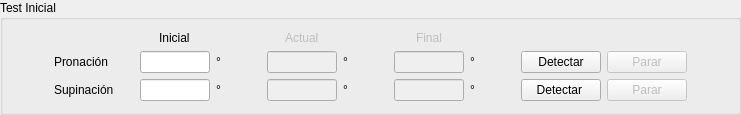
                       <widget class="QGroupBox" name="groupBox_14">
                        <property name="title">
                         <string>Test Inicial</string>
                        </property>
                        <layout class="QGridLayout" name="gridLayout_23">
                         <item row="3" column="0">
                          <spacer name="horizontalSpacer_10">
                           <property name="orientation">
                            <enum>Qt::Horizontal</enum>
                           </property>
                           <property name="sizeType">
                            <enum>QSizePolicy::Expanding</enum>
                           </property>
                           <property name="sizeHint" stdset="0">
                            <size>
                             <width>40</width>
                             <height>20</height>
                            </size>
                           </property>
                          </spacer>
                         </item>
                         <item row="3" column="3" alignment="Qt::AlignHCenter">
                          <widget class="QLineEdit" name="lineEdit_15">
                           <property name="sizePolicy">
                            <sizepolicy hsizetype="Fixed" vsizetype="Fixed">
                             <horstretch>0</horstretch>
                             <verstretch>0</verstretch>
                            </sizepolicy>
                           </property>
                           <property name="maximumSize">
                            <size>
                             <width>70</width>
                             <height>16777215</height>
                            </size>
                           </property>
                           <property name="alignment">
                            <set>Qt::AlignCenter</set>
                           </property>
                          </widget>
                         </item>
                         <item row="3" column="1">
                          <widget class="QLabel" name="label_32">
                           <property name="text">
                            <string>Supinación</string>
                           </property>
                          </widget>
                         </item>
                         <item row="2" column="13" alignment="Qt::AlignHCenter">
                          <widget class="QPushButton" name="pushButton_15">
                           <property name="sizePolicy">
                            <sizepolicy hsizetype="Preferred" vsizetype="Fixed">
                             <horstretch>0</horstretch>
                             <verstretch>0</verstretch>
                            </sizepolicy>
                           </property>
                           <property name="maximumSize">
                            <size>
                             <width>16777215</width>
                             <height>16777215</height>
                            </size>
                           </property>
                           <property name="text">
                            <string>Detectar</string>
                           </property>
                           <property name="autoDefault">
                            <bool>false</bool>
                           </property>
                           <property name="default">
                            <bool>false</bool>
                           </property>
                           <property name="flat">
                            <bool>false</bool>
                           </property>
                          </widget>
                         </item>
                         <item row="2" column="5">
                          <spacer name="horizontalSpacer_14">
                           <property name="orientation">
                            <enum>Qt::Horizontal</enum>
                           </property>
                           <property name="sizeHint" stdset="0">
                            <size>
                             <width>40</width>
                             <height>20</height>
                            </size>
                           </property>
                          </spacer>
                         </item>
                         <item row="2" column="1">
                          <widget class="QLabel" name="label_30">
                           <property name="text">
                            <string>Pronación</string>
                           </property>
                          </widget>
                         </item>
                         <item row="1" column="7" alignment="Qt::AlignHCenter">
                          <widget class="QLabel" name="label_31">
                           <property name="enabled">
                            <bool>false</bool>
                           </property>
                           <property name="text">
                            <string>Actual</string>
                           </property>
                          </widget>
                         </item>
                         <item row="3" column="13" alignment="Qt::AlignHCenter">
                          <widget class="QPushButton" name="pushButton_16">
                           <property name="text">
                            <string>Detectar </string>
                           </property>
                          </widget>
                         </item>
                         <item row="3" column="11">
                          <widget class="QLabel" name="label_38">
                           <property name="text">
                            <string>°</string>
                           </property>
                          </widget>
                         </item>
                         <item row="2" column="12">
                          <spacer name="horizontalSpacer_13">
                           <property name="orientation">
                            <enum>Qt::Horizontal</enum>
                           </property>
                           <property name="sizeHint" stdset="0">
                            <size>
                             <width>40</width>
                             <height>20</height>
                            </size>
                           </property>
                          </spacer>
                         </item>
                         <item row="3" column="4">
                          <widget class="QLabel" name="label_34">
                           <property name="text">
                            <string>°</string>
                           </property>
                          </widget>
                         </item>
                         <item row="1" column="3" alignment="Qt::AlignHCenter">
                          <widget class="QLabel" name="label_28">
                           <property name="text">
                            <string>Inicial</string>
                           </property>
                          </widget>
                         </item>
                         <item row="2" column="2">
                          <spacer name="horizontalSpacer_12">
                           <property name="orientation">
                            <enum>Qt::Horizontal</enum>
                           </property>
                           <property name="sizeType">
                            <enum>QSizePolicy::Fixed</enum>
                           </property>
                           <property name="sizeHint" stdset="0">
                            <size>
                             <width>20</width>
                             <height>20</height>
                            </size>
                           </property>
                          </spacer>
                         </item>
                         <item row="2" column="4">
                          <widget class="QLabel" name="label_33">
                           <property name="text">
                            <string>°</string>
                           </property>
                          </widget>
                         </item>
                         <item row="2" column="10" alignment="Qt::AlignHCenter">
                          <widget class="QLineEdit" name="lineEdit_16">
                           <property name="enabled">
                            <bool>false</bool>
                           </property>
                           <property name="sizePolicy">
                            <sizepolicy hsizetype="Fixed" vsizetype="Fixed">
                             <horstretch>0</horstretch>
                             <verstretch>0</verstretch>
                            </sizepolicy>
                           </property>
                           <property name="maximumSize">
                            <size>
                             <width>70</width>
                             <height>16777215</height>
                            </size>
                           </property>
                           <property name="text">
                            <string/>
                           </property>
                           <property name="alignment">
                            <set>Qt::AlignCenter</set>
                           </property>
                          </widget>
                         </item>
                         <item row="2" column="7" alignment="Qt::AlignHCenter">
                          <widget class="QLineEdit" name="lineEdit_17">
                           <property name="enabled">
                            <bool>false</bool>
                           </property>
                           <property name="sizePolicy">
                            <sizepolicy hsizetype="Fixed" vsizetype="Fixed">
                             <horstretch>0</horstretch>
                             <verstretch>0</verstretch>
                            </sizepolicy>
                           </property>
                           <property name="maximumSize">
                            <size>
                             <width>70</width>
                             <height>16777215</height>
                            </size>
                           </property>
                           <property name="text">
                            <string/>
                           </property>
                           <property name="alignment">
                            <set>Qt::AlignCenter</set>
                           </property>
                          </widget>
                         </item>
                         <item row="2" column="8">
                          <widget class="QLabel" name="label_36">
                           <property name="text">
                            <string>°</string>
                           </property>
                          </widget>
                         </item>
                         <item row="3" column="8">
                          <widget class="QLabel" name="label_37">
                           <property name="text">
                            <string>°</string>
                           </property>
                          </widget>
                         </item>
                         <item row="3" column="7" alignment="Qt::AlignHCenter">
                          <widget class="QLineEdit" name="lineEdit_18">
                           <property name="enabled">
                            <bool>false</bool>
                           </property>
                           <property name="sizePolicy">
                            <sizepolicy hsizetype="Fixed" vsizetype="Fixed">
                             <horstretch>0</horstretch>
                             <verstretch>0</verstretch>
                            </sizepolicy>
                           </property>
                           <property name="maximumSize">
                            <size>
                             <width>70</width>
                             <height>16777215</height>
                            </size>
                           </property>
                           <property name="alignment">
                            <set>Qt::AlignCenter</set>
                           </property>
                          </widget>
                         </item>
                         <item row="3" column="15">
                          <spacer name="horizontalSpacer_11">
                           <property name="orientation">
                            <enum>Qt::Horizontal</enum>
                           </property>
                           <property name="sizeType">
                            <enum>QSizePolicy::Expanding</enum>
                           </property>
                           <property name="sizeHint" stdset="0">
                            <size>
                             <width>40</width>
                             <height>20</height>
                            </size>
                           </property>
                          </spacer>
                         </item>
                         <item row="1" column="10" alignment="Qt::AlignHCenter">
                          <widget class="QLabel" name="label_29">
                           <property name="enabled">
                            <bool>false</bool>
                           </property>
                           <property name="text">
                            <string>Final</string>
                           </property>
                          </widget>
                         </item>
                         <item row="2" column="3" alignment="Qt::AlignHCenter">
                          <widget class="QLineEdit" name="lineEdit_14">
                           <property name="sizePolicy">
                            <sizepolicy hsizetype="Fixed" vsizetype="Fixed">
                             <horstretch>0</horstretch>
                             <verstretch>0</verstretch>
                            </sizepolicy>
                           </property>
                           <property name="maximumSize">
                            <size>
                             <width>70</width>
                             <height>16777215</height>
                            </size>
                           </property>
                           <property name="alignment">
                            <set>Qt::AlignCenter</set>
                           </property>
                          </widget>
                         </item>
                         <item row="3" column="10">
                          <widget class="QLineEdit" name="lineEdit_19">
                           <property name="enabled">
                            <bool>false</bool>
                           </property>
                           <property name="sizePolicy">
                            <sizepolicy hsizetype="Fixed" vsizetype="Fixed">
                             <horstretch>0</horstretch>
                             <verstretch>0</verstretch>
                            </sizepolicy>
                           </property>
                           <property name="maximumSize">
                            <size>
                             <width>70</width>
                             <height>16777215</height>
                            </size>
                           </property>
                           <property name="text">
                            <string/>
                           </property>
                           <property name="alignment">
                            <set>Qt::AlignCenter</set>
                           </property>
                          </widget>
                         </item>
                         <item row="3" column="14" alignment="Qt::AlignHCenter">
                          <widget class="QPushButton" name="pushButton_18">
                           <property name="enabled">
                            <bool>false</bool>
                           </property>
                           <property name="text">
                            <string>Parar</string>
                           </property>
                          </widget>
                         </item>
                         <item row="2" column="14" alignment="Qt::AlignHCenter">
                          <widget class="QPushButton" name="pushButton_17">
                           <property name="enabled">
                            <bool>false</bool>
                           </property>
                           <property name="text">
                            <string>Parar</string>
                           </property>
                          </widget>
                         </item>
                         <item row="2" column="9">
                          <spacer name="horizontalSpacer_15">
                           <property name="orientation">
                            <enum>Qt::Horizontal</enum>
                           </property>
                           <property name="sizeHint" stdset="0">
                            <size>
                             <width>40</width>
                             <height>20</height>
                            </size>
                           </property>
                          </spacer>
                         </item>
                         <item row="2" column="11">
                          <widget class="QLabel" name="label_35">
                           <property name="text">
                            <string>°</string>
                           </property>
                          </widget>
                         </item>
                        </layout>
                       </widget>
